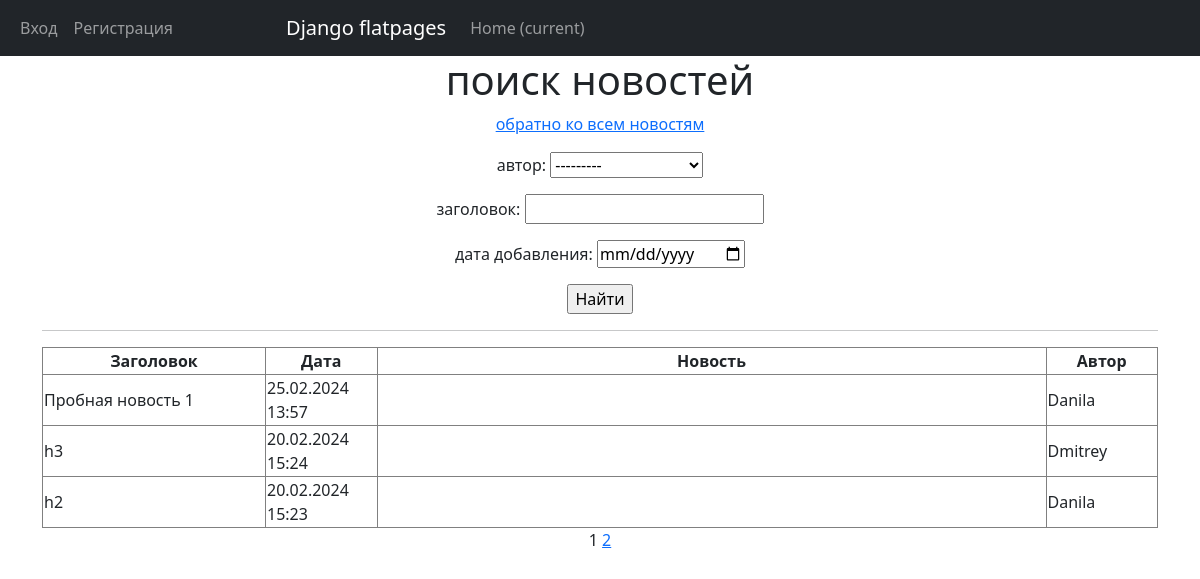
Page /news/search/ on the earlier database version.
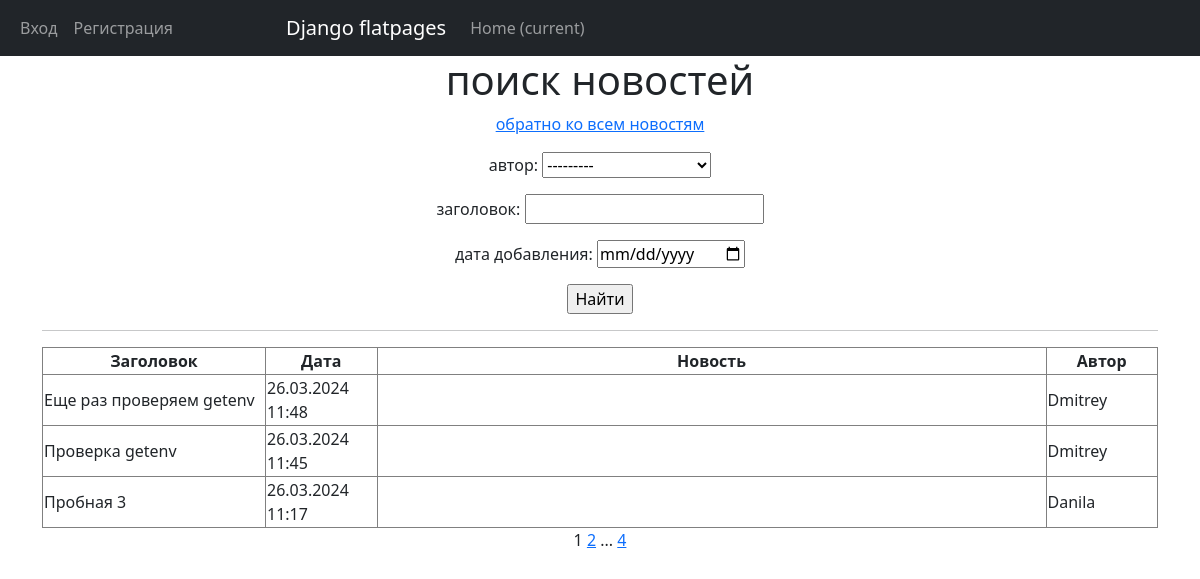
Same page on the later database version.
### news/models.py (models this page shows, shortened)
class Post(models.Model):
    news = "NW"
    articls = "AR"
    POST_TYPS = [
        (news, "Новость"),
        (articls, "Статья")
    ]
    author = models.ForeignKey(Author, on_delete=models.CASCADE)
    post_typ = models.CharField(max_length=2, choices=POST_TYPS, default=news)
    some_datatime = models.DateTimeField(auto_now_add=True)
    category = models.ManyToManyField(Category, through='PostCategory')
    headline = models.CharField(max_length=255)
    text = models.TextField()
    rating = models.IntegerField(default=0)

class Author(models.Model):
    user = models.OneToOneField(User, on_delete=models.CASCADE)
    rating = models.IntegerField(default=0)

### news/views.py (the view)
# urls.py: path('news/search/', PostSearch.as_view(), name='posts_search'),
class PostSearch(ListView):
    model = Post
    ordering = '-some_datatime'
    template_name = 'flatpages/posts_search.html'
    context_object_name = 'posts_search'
    paginate_by = 3
    def get_queryset(self):
        queryset = super().get_queryset()
        self.filterset = PostFilter(self.request.GET, queryset)
        return self.filterset.qs
    def get_context_data(self, **kwargs):
        context = super().get_context_data(**kwargs)
        context['filterset'] = self.filterset
        return context

### news/templatetags/custom_tags.py (called while the page is built)
@register.simple_tag(takes_context=True)
def url_replace(context, **kwargs):
   d = context['request'].GET.copy()
   for k, v in kwargs.items():
       d[k] = v
   return d.urlencode()

### templates/flatpages/posts_search.html (shortened to what this page needs)
{% extends 'flatpages/default.html' %}
{% load custom_tags %}
{% block content %}
   <h1>поиск новостей</h1>
   <p><a href="/posts/">обратно ко всем новостям</a></p>
   <form action="" method="get">
       {{ filterset.form.as_p }}
       <input type="submit" value="Найти" />
   </form>
   <hr>
   {% if posts_search %}
       <table class="table-bordered" width="100%">
           <tr>
               <th>Заголовок</th>
               <th>Дата</th>
               <th>Новость</th>
               <th>Автор</th>
           </tr>
           {% for post in posts_search %}
           <tr align="left">
               <td width="20%">{{ post.headline }}</td>
               <td width="10%">{{ post.some_datatime|date:'d.m.Y H:i' }}</td>
               <td width="60%">{{ post.tekst|truncatechars:21 }}</td>
               <td width="10%">{{ post.author.user.username }}</td>
           </tr>
           {% endfor %}
       </table>
   {% else %}
       <h2>Новостёв нет!</h2>
   {% endif %}
   {{ page_obj.number }}
   {% if page_obj.has_next %}
       <a href="?{% url_replace page=page_obj.next_page_number %}">{{ page_obj.next_page_number }}</a>
       {% if paginator.num_pages != page_obj.next_page_number %}
           ...
           <a href="?{% url_replace page=page_obj.paginator.num_pages %}">{{ page_obj.paginator.num_pages }}</a>
       {% endif %}
   {% endif %}
{% endblock content %}

Differences in the rows shown:
no longer on this page (row unchanged): Post: headline "Пробная новость 1", some_datatime "25.02.2024 13:57", author.user.username "Danila"
no longer on this page (row unchanged): Post: headline "h3", some_datatime "20.02.2024 15:24", author.user.username "Dmitrey"
no longer on this page (row unchanged): Post: headline "h2", some_datatime "20.02.2024 15:23", author.user.username "Danila"
added Post: headline "Еще раз проверяем getenv", some_datatime "26.03.2024 11:48", author.user.username "Dmitrey"
added Post: headline "Проверка getenv", some_datatime "26.03.2024 11:45", author.user.username "Dmitrey"
added Post: headline "Пробная 3", some_datatime "26.03.2024 11:17", author.user.username "Danila"
Other differences:
{{ page_obj.paginator.num_pages }}: (not shown) → "4"
